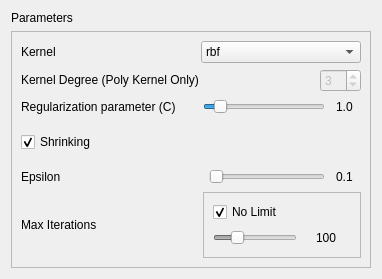
                  <widget class="QWidget" name="svm_regression_page">
                   <layout class="QGridLayout" name="gridLayout_33">
                    <item row="0" column="0">
                     <layout class="QVBoxLayout" name="verticalLayout_34">
                      <item>
                       <widget class="QLabel" name="label_61">
                        <property name="sizePolicy">
                         <sizepolicy hsizetype="Preferred" vsizetype="Fixed">
                          <horstretch>0</horstretch>
                          <verstretch>0</verstretch>
                         </sizepolicy>
                        </property>
                        <property name="text">
                         <string>Parameters</string>
                        </property>
                       </widget>
                      </item>
                      <item>
                       <widget class="QFrame" name="frame_13">
                        <property name="frameShape">
                         <enum>QFrame::StyledPanel</enum>
                        </property>
                        <property name="frameShadow">
                         <enum>QFrame::Raised</enum>
                        </property>
                        <layout class="QGridLayout" name="gridLayout_52">
                         <item row="5" column="0">
                          <layout class="QHBoxLayout" name="horizontalLayout_52">
                           <item>
                            <widget class="QLabel" name="label_62">
                             <property name="sizePolicy">
                              <sizepolicy hsizetype="Fixed" vsizetype="Fixed">
                               <horstretch>0</horstretch>
                               <verstretch>0</verstretch>
                              </sizepolicy>
                             </property>
                             <property name="text">
                              <string>Max Iterations</string>
                             </property>
                            </widget>
                           </item>
                           <item>
                            <spacer name="horizontalSpacer_24">
                             <property name="sizePolicy">
                              <sizepolicy hsizetype="Fixed" vsizetype="Minimum">
                               <horstretch>0</horstretch>
                               <verstretch>0</verstretch>
                              </sizepolicy>
                             </property>
                             <property name="orientation">
                              <enum>Qt::Horizontal</enum>
                             </property>
                             <property name="sizeType">
                              <enum>QSizePolicy::Fixed</enum>
                             </property>
                             <property name="sizeHint" stdset="0">
                              <size>
                               <width>100</width>
                               <height>18</height>
                              </size>
                             </property>
                            </spacer>
                           </item>
                           <item>
                            <widget class="QFrame" name="frame_14">
                             <property name="sizePolicy">
                              <sizepolicy hsizetype="Preferred" vsizetype="Fixed">
                               <horstretch>0</horstretch>
                               <verstretch>0</verstretch>
                              </sizepolicy>
                             </property>
                             <property name="frameShape">
                              <enum>QFrame::StyledPanel</enum>
                             </property>
                             <property name="frameShadow">
                              <enum>QFrame::Raised</enum>
                             </property>
                             <layout class="QGridLayout" name="gridLayout_14">
                              <item row="0" column="0">
                               <layout class="QVBoxLayout" name="verticalLayout_35">
                                <item>
                                 <widget class="QCheckBox" name="reg_svm_maxiter_nolimit_checkBox">
                                  <property name="text">
                                   <string>No Limit</string>
                                  </property>
                                  <property name="checked">
                                   <bool>true</bool>
                                  </property>
                                 </widget>
                                </item>
                                <item>
                                 <layout class="QHBoxLayout" name="horizontalLayout_53">
                                  <item>
                                   <widget class="QSlider" name="reg_svm_maxiter_horizontalSlider">
                                    <property name="enabled">
                                     <bool>false</bool>
                                    </property>
                                    <property name="sizePolicy">
                                     <sizepolicy hsizetype="Expanding" vsizetype="Fixed">
                                      <horstretch>0</horstretch>
                                      <verstretch>0</verstretch>
                                     </sizepolicy>
                                    </property>
                                    <property name="maximumSize">
                                     <size>
                                      <width>16777215</width>
                                      <height>16777215</height>
                                     </size>
                                    </property>
                                    <property name="minimum">
                                     <number>1</number>
                                    </property>
                                    <property name="maximum">
                                     <number>400</number>
                                    </property>
                                    <property name="pageStep">
                                     <number>1</number>
                                    </property>
                                    <property name="value">
                                     <number>100</number>
                                    </property>
                                    <property name="orientation">
                                     <enum>Qt::Horizontal</enum>
                                    </property>
                                   </widget>
                                  </item>
                                  <item>
                                   <spacer name="horizontalSpacer_25">
                                    <property name="sizePolicy">
                                     <sizepolicy hsizetype="Fixed" vsizetype="Minimum">
                                      <horstretch>0</horstretch>
                                      <verstretch>0</verstretch>
                                     </sizepolicy>
                                    </property>
                                    <property name="orientation">
                                     <enum>Qt::Horizontal</enum>
                                    </property>
                                    <property name="sizeType">
                                     <enum>QSizePolicy::Fixed</enum>
                                    </property>
                                    <property name="sizeHint" stdset="0">
                                     <size>
                                      <width>13</width>
                                      <height>20</height>
                                     </size>
                                    </property>
                                   </spacer>
                                  </item>
                                  <item>
                                   <widget class="QLabel" name="reg_svm_maxiter_label">
                                    <property name="sizePolicy">
                                     <sizepolicy hsizetype="Fixed" vsizetype="Fixed">
                                      <horstretch>0</horstretch>
                                      <verstretch>0</verstretch>
                                     </sizepolicy>
                                    </property>
                                    <property name="minimumSize">
                                     <size>
                                      <width>35</width>
                                      <height>0</height>
                                     </size>
                                    </property>
                                    <property name="text">
                                     <string>100</string>
                                    </property>
                                   </widget>
                                  </item>
                                 </layout>
                                </item>
                               </layout>
                              </item>
                             </layout>
                            </widget>
                           </item>
                          </layout>
                         </item>
                         <item row="0" column="0">
                          <layout class="QVBoxLayout" name="verticalLayout_36">
                           <item>
                            <layout class="QHBoxLayout" name="horizontalLayout_54">
                             <item>
                              <widget class="QLabel" name="label_63">
                               <property name="sizePolicy">
                                <sizepolicy hsizetype="Preferred" vsizetype="Fixed">
                                 <horstretch>0</horstretch>
                                 <verstretch>0</verstretch>
                                </sizepolicy>
                               </property>
                               <property name="text">
                                <string>Kernel</string>
                               </property>
                              </widget>
                             </item>
                             <item>
                              <widget class="QComboBox" name="reg_svm_kernel_comboBox">
                               <property name="sizePolicy">
                                <sizepolicy hsizetype="Preferred" vsizetype="Fixed">
                                 <horstretch>0</horstretch>
                                 <verstretch>0</verstretch>
                                </sizepolicy>
                               </property>
                               <property name="maximumSize">
                                <size>
                                 <width>160</width>
                                 <height>16777215</height>
                                </size>
                               </property>
                               <item>
                                <property name="text">
                                 <string>rbf</string>
                                </property>
                               </item>
                               <item>
                                <property name="text">
                                 <string>linear</string>
                                </property>
                               </item>
                               <item>
                                <property name="text">
                                 <string>poly</string>
                                </property>
                               </item>
                               <item>
                                <property name="text">
                                 <string>sigmoid</string>
                                </property>
                               </item>
                              </widget>
                             </item>
                            </layout>
                           </item>
                          </layout>
                         </item>
                         <item row="4" column="0">
                          <layout class="QHBoxLayout" name="horizontalLayout_55">
                           <item>
                            <widget class="QLabel" name="label_64">
                             <property name="sizePolicy">
                              <sizepolicy hsizetype="Fixed" vsizetype="Fixed">
                               <horstretch>0</horstretch>
                               <verstretch>0</verstretch>
                              </sizepolicy>
                             </property>
                             <property name="text">
                              <string>Epsilon</string>
                             </property>
                            </widget>
                           </item>
                           <item>
                            <spacer name="horizontalSpacer_26">
                             <property name="sizePolicy">
                              <sizepolicy hsizetype="Fixed" vsizetype="Minimum">
                               <horstretch>0</horstretch>
                               <verstretch>0</verstretch>
                              </sizepolicy>
                             </property>
                             <property name="orientation">
                              <enum>Qt::Horizontal</enum>
                             </property>
                             <property name="sizeType">
                              <enum>QSizePolicy::Fixed</enum>
                             </property>
                             <property name="sizeHint" stdset="0">
                              <size>
                               <width>142</width>
                               <height>18</height>
                              </size>
                             </property>
                            </spacer>
                           </item>
                           <item>
                            <widget class="QSlider" name="reg_svm_episilon_horizontalSlider">
                             <property name="sizePolicy">
                              <sizepolicy hsizetype="Expanding" vsizetype="Preferred">
                               <horstretch>0</horstretch>
                               <verstretch>0</verstretch>
                              </sizepolicy>
                             </property>
                             <property name="maximumSize">
                              <size>
                               <width>16777215</width>
                               <height>16777215</height>
                              </size>
                             </property>
                             <property name="minimum">
                              <number>1</number>
                             </property>
                             <property name="maximum">
                              <number>100</number>
                             </property>
                             <property name="orientation">
                              <enum>Qt::Horizontal</enum>
                             </property>
                            </widget>
                           </item>
                           <item>
                            <spacer name="horizontalSpacer_27">
                             <property name="sizePolicy">
                              <sizepolicy hsizetype="Fixed" vsizetype="Minimum">
                               <horstretch>0</horstretch>
                               <verstretch>0</verstretch>
                              </sizepolicy>
                             </property>
                             <property name="orientation">
                              <enum>Qt::Horizontal</enum>
                             </property>
                             <property name="sizeType">
                              <enum>QSizePolicy::Fixed</enum>
                             </property>
                             <property name="sizeHint" stdset="0">
                              <size>
                               <width>5</width>
                               <height>5</height>
                              </size>
                             </property>
                            </spacer>
                           </item>
                           <item>
                            <widget class="QLabel" name="reg_svm_episilon_label">
                             <property name="sizePolicy">
                              <sizepolicy hsizetype="Fixed" vsizetype="Fixed">
                               <horstretch>0</horstretch>
                               <verstretch>0</verstretch>
                              </sizepolicy>
                             </property>
                             <property name="minimumSize">
                              <size>
                               <width>25</width>
                               <height>0</height>
                              </size>
                             </property>
                             <property name="text">
                              <string>0.1</string>
                             </property>
                            </widget>
                           </item>
                          </layout>
                         </item>
                         <item row="2" column="0">
                          <layout class="QHBoxLayout" name="horizontalLayout_56">
                           <item>
                            <widget class="QLabel" name="label_65">
                             <property name="sizePolicy">
                              <sizepolicy hsizetype="Preferred" vsizetype="Fixed">
                               <horstretch>0</horstretch>
                               <verstretch>0</verstretch>
                              </sizepolicy>
                             </property>
                             <property name="text">
                              <string>Regularization parameter (C)</string>
                             </property>
                            </widget>
                           </item>
                           <item>
                            <spacer name="horizontalSpacer_28">
                             <property name="sizePolicy">
                              <sizepolicy hsizetype="Fixed" vsizetype="Minimum">
                               <horstretch>0</horstretch>
                               <verstretch>0</verstretch>
                              </sizepolicy>
                             </property>
                             <property name="orientation">
                              <enum>Qt::Horizontal</enum>
                             </property>
                             <property name="sizeType">
                              <enum>QSizePolicy::Fixed</enum>
                             </property>
                             <property name="sizeHint" stdset="0">
                              <size>
                               <width>21</width>
                               <height>18</height>
                              </size>
                             </property>
                            </spacer>
                           </item>
                           <item>
                            <widget class="QSlider" name="reg_svm_C_horizontalSlider">
                             <property name="sizePolicy">
                              <sizepolicy hsizetype="Expanding" vsizetype="Preferred">
                               <horstretch>0</horstretch>
                               <verstretch>0</verstretch>
                              </sizepolicy>
                             </property>
                             <property name="maximumSize">
                              <size>
                               <width>16777215</width>
                               <height>16777215</height>
                              </size>
                             </property>
                             <property name="minimum">
                              <number>1</number>
                             </property>
                             <property name="maximum">
                              <number>100</number>
                             </property>
                             <property name="pageStep">
                              <number>1</number>
                             </property>
                             <property name="value">
                              <number>10</number>
                             </property>
                             <property name="orientation">
                              <enum>Qt::Horizontal</enum>
                             </property>
                            </widget>
                           </item>
                           <item>
                            <spacer name="horizontalSpacer_29">
                             <property name="sizePolicy">
                              <sizepolicy hsizetype="Fixed" vsizetype="Minimum">
                               <horstretch>0</horstretch>
                               <verstretch>0</verstretch>
                              </sizepolicy>
                             </property>
                             <property name="orientation">
                              <enum>Qt::Horizontal</enum>
                             </property>
                             <property name="sizeType">
                              <enum>QSizePolicy::Fixed</enum>
                             </property>
                             <property name="sizeHint" stdset="0">
                              <size>
                               <width>5</width>
                               <height>5</height>
                              </size>
                             </property>
                            </spacer>
                           </item>
                           <item>
                            <widget class="QLabel" name="reg_svm_C_label">
                             <property name="sizePolicy">
                              <sizepolicy hsizetype="Fixed" vsizetype="Fixed">
                               <horstretch>0</horstretch>
                               <verstretch>0</verstretch>
                              </sizepolicy>
                             </property>
                             <property name="minimumSize">
                              <size>
                               <width>25</width>
                               <height>0</height>
                              </size>
                             </property>
                             <property name="text">
                              <string>1.0</string>
                             </property>
                            </widget>
                           </item>
                          </layout>
                         </item>
                         <item row="1" column="0">
                          <layout class="QHBoxLayout" name="horizontalLayout_57">
                           <item>
                            <widget class="QLabel" name="label_66">
                             <property name="sizePolicy">
                              <sizepolicy hsizetype="Preferred" vsizetype="Fixed">
                               <horstretch>0</horstretch>
                               <verstretch>0</verstretch>
                              </sizepolicy>
                             </property>
                             <property name="text">
                              <string>Kernel Degree (Poly Kernel Only)</string>
                             </property>
                            </widget>
                           </item>
                           <item>
                            <spacer name="horizontalSpacer_30">
                             <property name="sizePolicy">
                              <sizepolicy hsizetype="Expanding" vsizetype="Minimum">
                               <horstretch>0</horstretch>
                               <verstretch>0</verstretch>
                              </sizepolicy>
                             </property>
                             <property name="orientation">
                              <enum>Qt::Horizontal</enum>
                             </property>
                             <property name="sizeType">
                              <enum>QSizePolicy::Expanding</enum>
                             </property>
                             <property name="sizeHint" stdset="0">
                              <size>
                               <width>17</width>
                               <height>18</height>
                              </size>
                             </property>
                            </spacer>
                           </item>
                           <item>
                            <widget class="QSpinBox" name="reg_svm_kernel_degree_spinBox">
                             <property name="enabled">
                              <bool>false</bool>
                             </property>
                             <property name="value">
                              <number>3</number>
                             </property>
                            </widget>
                           </item>
                          </layout>
                         </item>
                         <item row="3" column="0">
                          <layout class="QVBoxLayout" name="verticalLayout_37">
                           <item>
                            <spacer name="verticalSpacer_17">
                             <property name="orientation">
                              <enum>Qt::Vertical</enum>
                             </property>
                             <property name="sizeType">
                              <enum>QSizePolicy::Fixed</enum>
                             </property>
                             <property name="sizeHint" stdset="0">
                              <size>
                               <width>20</width>
                               <height>10</height>
                              </size>
                             </property>
                            </spacer>
                           </item>
                           <item>
                            <widget class="QCheckBox" name="reg_svm_shirinking_checkBox">
                             <property name="sizePolicy">
                              <sizepolicy hsizetype="Minimum" vsizetype="Fixed">
                               <horstretch>0</horstretch>
                               <verstretch>0</verstretch>
                              </sizepolicy>
                             </property>
                             <property name="text">
                              <string>Shrinking</string>
                             </property>
                             <property name="checked">
                              <bool>true</bool>
                             </property>
                            </widget>
                           </item>
                           <item>
                            <spacer name="verticalSpacer_18">
                             <property name="orientation">
                              <enum>Qt::Vertical</enum>
                             </property>
                             <property name="sizeType">
                              <enum>QSizePolicy::Fixed</enum>
                             </property>
                             <property name="sizeHint" stdset="0">
                              <size>
                               <width>20</width>
                               <height>10</height>
                              </size>
                             </property>
                            </spacer>
                           </item>
                          </layout>
                         </item>
                        </layout>
                       </widget>
                      </item>
                     </layout>
                    </item>
                   </layout>
                  </widget>
